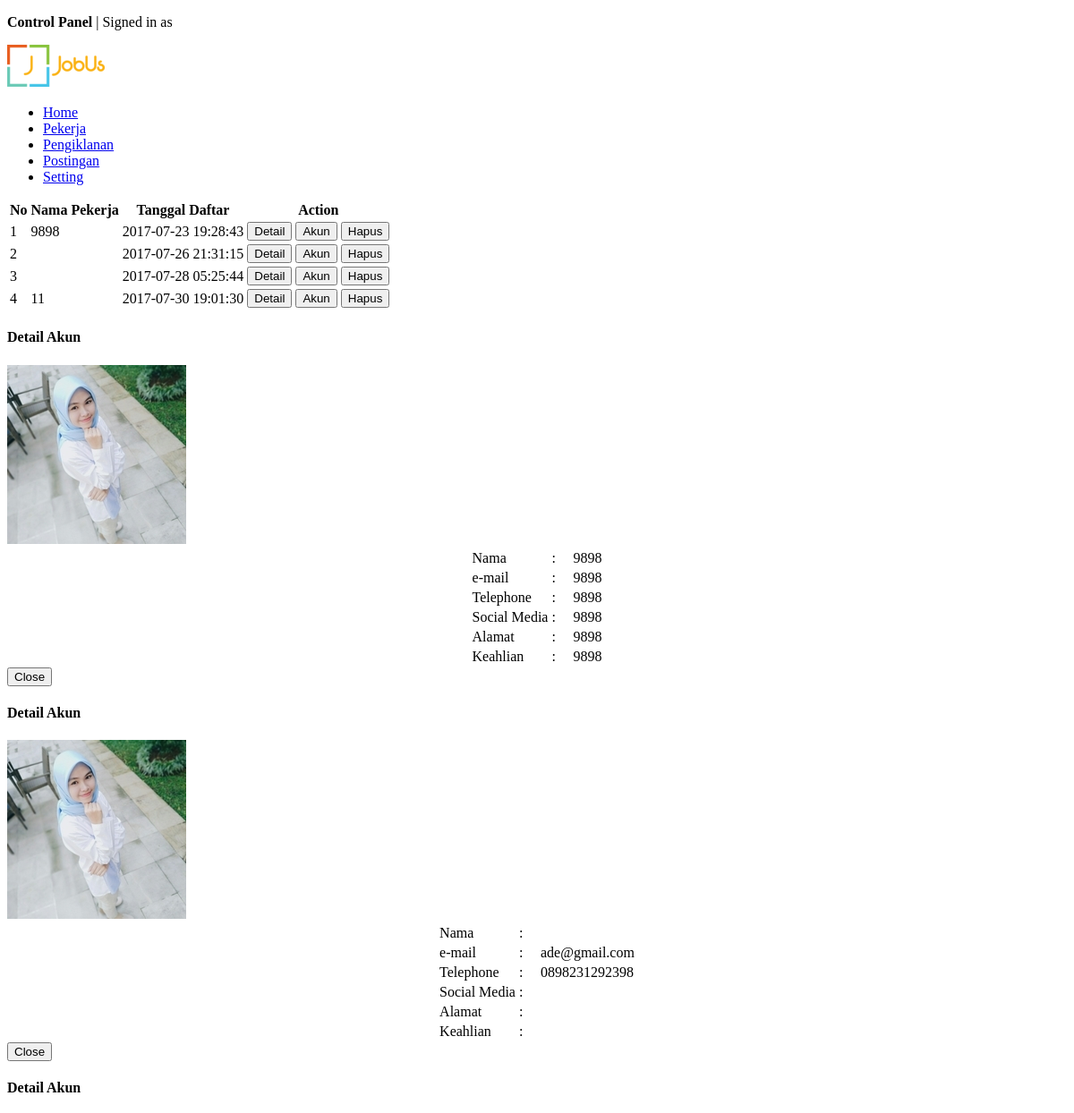
Page /dashboard/admin/pekerja.php (upper part) on the earlier database version.
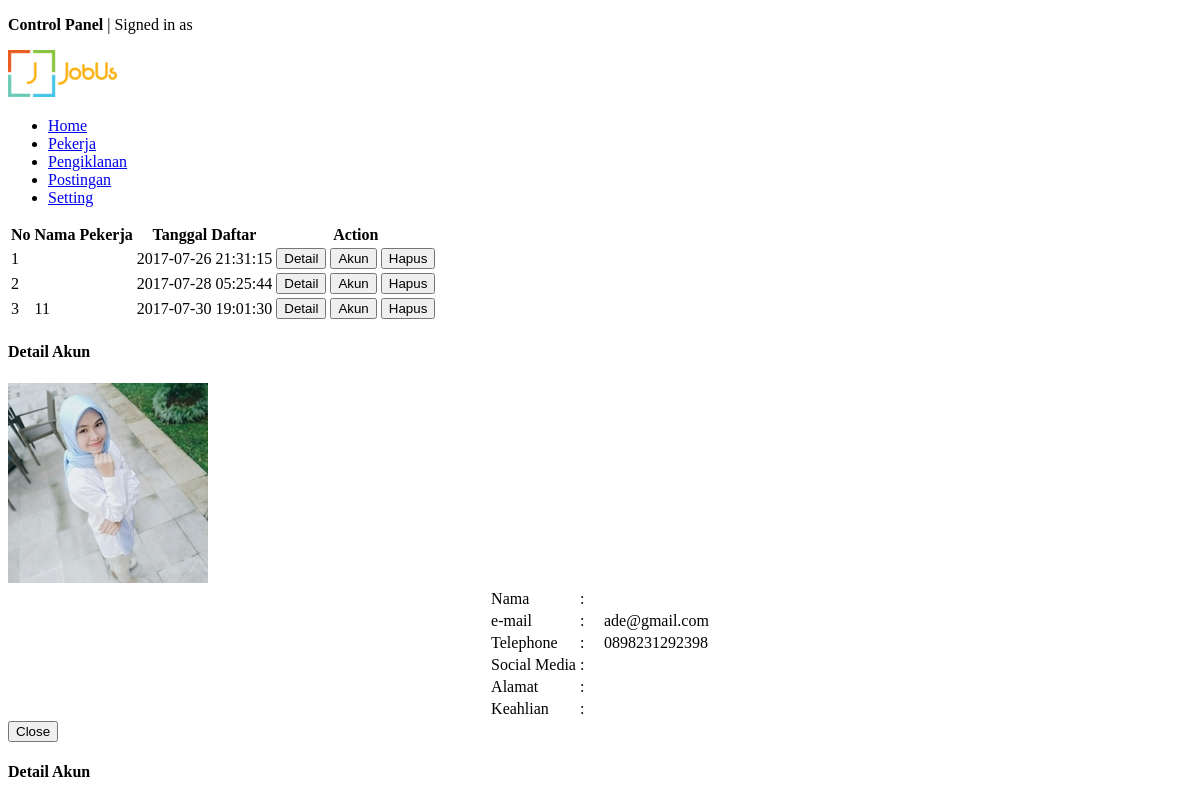
Same page on the later database version.
### tables this page shows
CREATE TABLE `pekerja` (
  `id_pekerja` int(11) NOT NULL,
  `username` varchar(20) NOT NULL,
  `email` varchar(255) NOT NULL,
  `no_hp` varchar(15) NOT NULL,
  `password` varchar(255) NOT NULL,
  `foto_profile` varchar(255) DEFAULT NULL,
  `nama` varchar(255) DEFAULT NULL,
  `sosmed` varchar(255) DEFAULT NULL,
  `provinsi` varchar(20) DEFAULT NULL,
  `kota` varchar(20) DEFAULT NULL,
  `kecamatan` varchar(20) DEFAULT NULL,
  `alamat` varchar(255) DEFAULT NULL,
  `keahlian` varchar(255) DEFAULT NULL,
  `foto_pengenal` varchar(255) DEFAULT NULL,
  `tanggal` timestamp NOT NULL DEFAULT CURRENT_TIMESTAMP
);

### model/class.pekerja.php (called while the page is built, shortened)
<?php
class pekerja
 {
	function get_all_rows($query, $param){
			try{
				global $pdo;
				$req = $pdo->prepare($query);
				if($param == ''){
					$req->execute();
				}else{
					$req->execute($param);
				}
				if($req->rowCount() > 0){
					$result = $req->fetchAll();
					return $result;
				}
			}catch(PDOException $e){
				echo "Error! gagal mengambil data: ".$e->getMessage();
			}
	}
	function get_all_profile(){
			$query = "SELECT * FROM `pekerja`";
			return $this->get_all_rows($query, '');
	}
 }
 ?>

### controller/include.admin.pekerja.modal.php (the view)
<?php
		if(count($data)>0){
			foreach ($data as $row) {
				echo "
    <div id='".$row['id_pekerja']."' class='modal fade' role='dialog'>
      <div class='modal-dialog'>
        <div class='modal-content'>
          <div class='modal-header'>
            <h4 class='modal-title'>Detail Akun</h4>
          </div>
          <div class='modal-body'>
           <div class='container-fluid'>
            <div class='col-sm-4'>
            <img src='../../assets/images/yola-small.jpg' class='img-responsive center-block'>
            <br>
            </div>
            <div class='col-sm-8'>
            	<table align='center'>
            		<tr>
	            		<td class='text-left'>Nama </td>
	            		<td style='width:20px'> : </td>
	            		<td class='text-left'>".$row['nama']."</td>
            		</tr>
            		<tr>
	            		<td class='text-left'>e-mail </td>
	            		<td> : </td>
	            		<td class='text-left'>".$row['email']."</td>
            		</tr>
            		<tr>
	            		<td class='text-left'>Telephone </td>
	            		<td> : </td>
	            		<td class='text-left'>".$row['no_hp']."</td>
            		</tr>
            		<tr>
	            		<td class='text-left'>Social Media </td>
	            		<td> : </td>
	            		<td class='text-left'>".$row['sosmed']."</td>
            		</tr>
            		<tr>
	            		<td class='text-left'>Alamat </td>
	            		<td> : </td>
	            		<td class='text-left'>".$row['alamat']."</td>
            		</tr>
            		<tr>
	            		<td class='text-left'>Keahlian </td>
	            		<td> : </td>
	            		<td class='text-left'>".$row['keahlian']."</td>
            		</tr>
            	</table>
            </div>
           </div>
          </div>
          <div class='modal-footer'>
            <button type='button' class='btn btn-default' data-dismiss='modal'>Close</button>
          </div>
        </div>
      </div>
    </div>
    ";
			}
		}
?>

### controller/include.admin.pekerja.table.php
<?php
	if(count($data) > 0){
		$i = 1;
	  foreach ($data as $row) {
	    echo "
	<tr>
		<td>$i</td>
		<td>".$row['nama']."</td>
		<td>".$row['tanggal']."</td>
		<td>
			<form method='post'>
				<button type='button' class='btn btn-default' data-toggle='modal' data-target='#".$row['id_pekerja']."'>Detail</button>
				<button class='btn btn-default'>Akun</button>
				<button class='btn btn-default' name='delete' value='".$row['id_pekerja']."'>Hapus</button>
			</form>
		</td>
	</tr>
	    ";
	    $i++;
	}}
?>

Differences in the rows shown:
removed pekerja: nama "9898", tanggal "2017-07-23 19:28:43", email "9898", no_hp "9898", sosmed "9898", alamat "9898", keahlian "9898"
